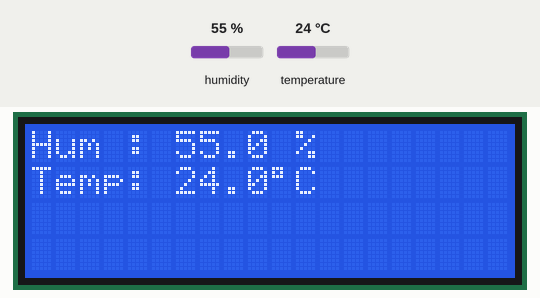
Bench run of a sketch on a simulated Arduino Uno, built with avr-gcc and run on an emulated ATmega328P. On the bench: 20×4 character LCD. The inputs (shaded band) are chosen by the test bench; at power-on: humidity 55 %, temperature 24 °C. What the sketch prints to the serial monitor is not drawn.

Above: at 1.2 s.
1.3 s: humidity set to 22 %
At 3.5 s:
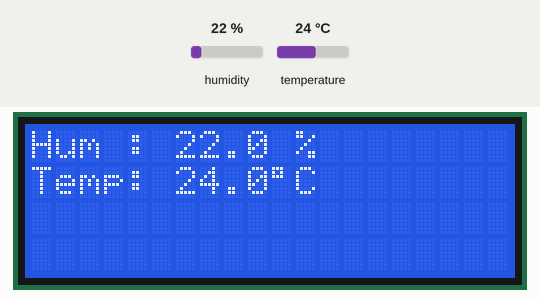
4.0 s: temperature set to 12 °C
At 4.5 s:
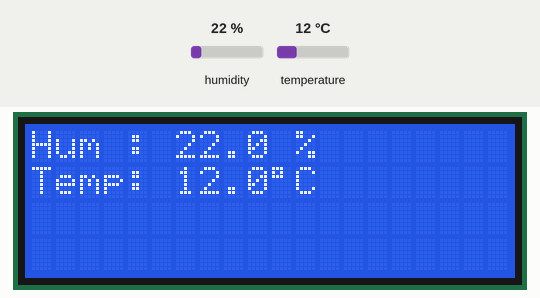
6.7 s: humidity set to 40 %
At 8.8 s:
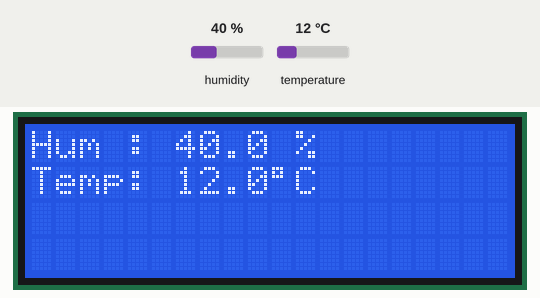
9.8 s: temperature set to 19 °C
Timing chart, 0 to 12.8 s (numbered marks = the images above; inputs shaded):
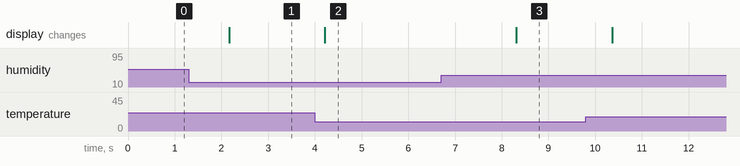

Measured:
- after the input at 1.3 s, the display: changes after 0.86 s (image 1)
- after the input at 4.0 s, the display: changes after 0.21 s (image 2)
- after the input at 6.7 s, the display: changes after 1.6 s (image 3)

The sketch:

8-dhtLcd.ino
```cpp
#include <Wire.h>
#include <LiquidCrystal_I2C.h>
#include "DHT.h"

#define DHTPIN 2
#define DHTTYPE DHT11

LiquidCrystal_I2C lcd(0x27, 20, 4);  // 20 karakter, 4 baris

DHT dht(DHTPIN, DHTTYPE);

void setup() {

  Serial.begin(9600);
  dht.begin();

  lcd.init();
  lcd.backlight();
}

void loop() {
  // put your main code here, to run repeatedly:

  float h = dht.readHumidity();
  // Read temperature as Celsius (the default)
  float t = dht.readTemperature();

  Serial.print(F("Humidity: "));
  Serial.print(h);
  Serial.print(F("%  Temperature: "));
  Serial.print(t);
  Serial.print(F("°C "));

  lcd.setCursor(0, 0);
  lcd.print("Hum : ");
  lcd.print(h, 1);
  lcd.print(" %");
  lcd.setCursor(0, 1);
  lcd.print("Temp: ");
  lcd.print(t, 1);
  lcd.print(char(223));
  lcd.print("C");

  delay(200);
}
```
